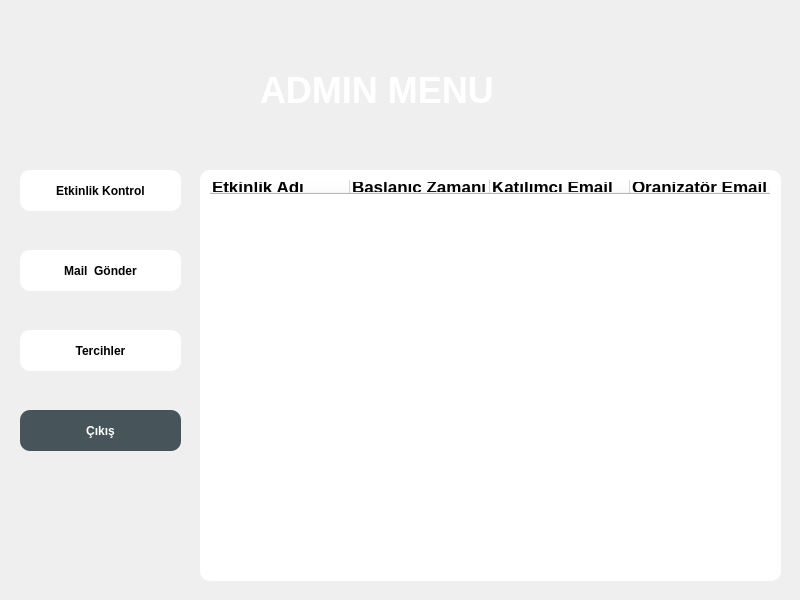
<?xml version="1.0" encoding="UTF-8"?>
<ui version="4.0">
 <class>MainWindow</class>
 <widget class="QMainWindow" name="MainWindow">
  <property name="geometry">
   <rect>
    <x>0</x>
    <y>0</y>
    <width>800</width>
    <height>600</height>
   </rect>
  </property>
  <property name="windowTitle">
   <string>MainWindow</string>
  </property>
  <property name="styleSheet">
   <string notr="true">background-image: url(:/assets/assets/zemin-buyuk.jpg);
QWidget::setFixedSize(800, 600);</string>
  </property>
  <widget class="QWidget" name="centralwidget">
   <widget class="QLabel" name="label">
    <property name="geometry">
     <rect>
      <x>260</x>
      <y>70</y>
      <width>241</width>
      <height>41</height>
     </rect>
    </property>
    <property name="styleSheet">
     <string notr="true">color:white;
font-size:36px;
font-weight:bold;
background:none</string>
    </property>
    <property name="text">
     <string>ADMIN MENU</string>
    </property>
   </widget>
   <widget class="QPushButton" name="etkinlik_kontrol">
    <property name="geometry">
     <rect>
      <x>20</x>
      <y>170</y>
      <width>161</width>
      <height>41</height>
     </rect>
    </property>
    <property name="styleSheet">
     <string notr="true">QPushButton{
color:black;
background:white;
border-radius:10px;
font-weight:bold;
}
QPushButton::hover{
color:white;
background:#47545a;
border-radius:10px;
font-weight:bold
}</string>
    </property>
    <property name="text">
     <string>Etkinlik Kontrol</string>
    </property>
   </widget>
   <widget class="QPushButton" name="cikis">
    <property name="geometry">
     <rect>
      <x>20</x>
      <y>410</y>
      <width>161</width>
      <height>41</height>
     </rect>
    </property>
    <property name="styleSheet">
     <string notr="true">QPushButton{
color:white;
background:#47545a;
border-radius:10px;
font-weight:bold;
}

QPushButton::hover{
color:#47545a;
background:white;
border-radius:10px;
font-weight:bold
}</string>
    </property>
    <property name="text">
     <string>Çıkış</string>
    </property>
   </widget>
   <widget class="QTableWidget" name="tableWidget">
    <property name="geometry">
     <rect>
      <x>200</x>
      <y>170</y>
      <width>581</width>
      <height>411</height>
     </rect>
    </property>
    <property name="styleSheet">
     <string notr="true">background:white;
border-radius:10px;
padding:5px;
color:black</string>
    </property>
    <property name="tabKeyNavigation">
     <bool>true</bool>
    </property>
    <property name="dragEnabled">
     <bool>true</bool>
    </property>
    <property name="sortingEnabled">
     <bool>true</bool>
    </property>
    <property name="rowCount">
     <number>0</number>
    </property>
    <attribute name="horizontalHeaderCascadingSectionResizes">
     <bool>false</bool>
    </attribute>
    <attribute name="horizontalHeaderMinimumSectionSize">
     <number>19</number>
    </attribute>
    <attribute name="horizontalHeaderDefaultSectionSize">
     <number>140</number>
    </attribute>
    <attribute name="verticalHeaderMinimumSectionSize">
     <number>21</number>
    </attribute>
    <attribute name="verticalHeaderDefaultSectionSize">
     <number>35</number>
    </attribute>
    <column>
     <property name="text">
      <string>Etkinlik Adı</string>
     </property>
     <property name="font">
      <font>
       <pointsize>13</pointsize>
       <bold>true</bold>
      </font>
     </property>
     <property name="textAlignment">
      <set>AlignLeading|AlignVCenter</set>
     </property>
    </column>
    <column>
     <property name="text">
      <string>Başlanıç Zamanı</string>
     </property>
     <property name="font">
      <font>
       <pointsize>13</pointsize>
       <bold>true</bold>
      </font>
     </property>
     <property name="textAlignment">
      <set>AlignLeading|AlignVCenter</set>
     </property>
    </column>
    <column>
     <property name="text">
      <string>Katılımcı Email</string>
     </property>
     <property name="font">
      <font>
       <pointsize>13</pointsize>
       <bold>true</bold>
      </font>
     </property>
     <property name="textAlignment">
      <set>AlignLeading|AlignVCenter</set>
     </property>
    </column>
    <column>
     <property name="text">
      <string>Oranizatör Email</string>
     </property>
     <property name="font">
      <font>
       <pointsize>13</pointsize>
       <bold>true</bold>
      </font>
     </property>
     <property name="textAlignment">
      <set>AlignLeading|AlignVCenter</set>
     </property>
    </column>
   </widget>
   <widget class="QPushButton" name="mail_gonder">
    <property name="geometry">
     <rect>
      <x>20</x>
      <y>250</y>
      <width>161</width>
      <height>41</height>
     </rect>
    </property>
    <property name="styleSheet">
     <string notr="true">QPushButton{
color:black;
background:white;
border-radius:10px;
font-weight:bold;
}
QPushButton::hover{
color:white;
background:#47545a;
border-radius:10px;
font-weight:bold
}</string>
    </property>
    <property name="text">
     <string>Mail  Gönder</string>
    </property>
   </widget>
   <widget class="QPushButton" name="tercihler">
    <property name="geometry">
     <rect>
      <x>20</x>
      <y>330</y>
      <width>161</width>
      <height>41</height>
     </rect>
    </property>
    <property name="styleSheet">
     <string notr="true">QPushButton{
color:black;
background:white;
border-radius:10px;
font-weight:bold;
}
QPushButton::hover{
color:white;
background:#47545a;
border-radius:10px;
font-weight:bold
}</string>
    </property>
    <property name="text">
     <string>Tercihler</string>
    </property>
   </widget>
  </widget>
 </widget>
 <resources>
  <include location="assets.qrc"/>
 </resources>
 <connections/>
</ui>
